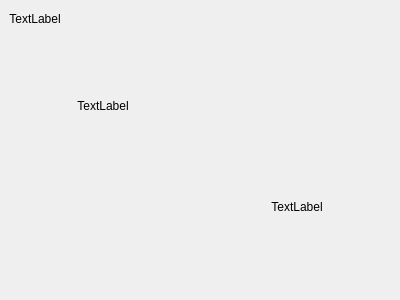
<?xml version="1.0" encoding="UTF-8"?>
<ui version="4.0">
 <class>CurrentTaskWidget</class>
 <widget class="QWidget" name="CurrentTaskWidget">
  <property name="geometry">
   <rect>
    <x>0</x>
    <y>0</y>
    <width>400</width>
    <height>300</height>
   </rect>
  </property>
  <property name="windowTitle">
   <string>Form</string>
  </property>
  <layout class="QVBoxLayout" name="verticalLayout_2">
   <property name="leftMargin">
    <number>0</number>
   </property>
   <property name="topMargin">
    <number>0</number>
   </property>
   <property name="rightMargin">
    <number>0</number>
   </property>
   <property name="bottomMargin">
    <number>0</number>
   </property>
   <item>
    <widget class="QWidget" name="mainWidget" native="true">
     <layout class="QVBoxLayout" name="verticalLayout" stretch="1,14">
      <property name="spacing">
       <number>0</number>
      </property>
      <property name="leftMargin">
       <number>0</number>
      </property>
      <property name="topMargin">
       <number>0</number>
      </property>
      <property name="rightMargin">
       <number>0</number>
      </property>
      <property name="bottomMargin">
       <number>0</number>
      </property>
      <item>
       <widget class="QWidget" name="titleWidget" native="true">
        <layout class="QHBoxLayout" name="horizontalLayout_2">
         <item>
          <widget class="QLabel" name="labTitle">
           <property name="text">
            <string>TextLabel</string>
           </property>
           <property name="alignment">
            <set>Qt::AlignCenter</set>
           </property>
          </widget>
         </item>
         <item>
          <spacer name="horizontalSpacer">
           <property name="orientation">
            <enum>Qt::Horizontal</enum>
           </property>
           <property name="sizeHint" stdset="0">
            <size>
             <width>40</width>
             <height>20</height>
            </size>
           </property>
          </spacer>
         </item>
        </layout>
       </widget>
      </item>
      <item>
       <widget class="QWidget" name="contentWidget" native="true">
        <layout class="QHBoxLayout" name="horizontalLayout">
         <item>
          <widget class="QWidget" name="leftWidget" native="true">
           <layout class="QVBoxLayout" name="verticalLayout_3">
            <item>
             <widget class="QLabel" name="labTaskName">
              <property name="minimumSize">
               <size>
                <width>0</width>
                <height>100</height>
               </size>
              </property>
              <property name="text">
               <string>TextLabel</string>
              </property>
              <property name="alignment">
               <set>Qt::AlignCenter</set>
              </property>
             </widget>
            </item>
            <item>
             <spacer name="verticalSpacer">
              <property name="orientation">
               <enum>Qt::Vertical</enum>
              </property>
              <property name="sizeHint" stdset="0">
               <size>
                <width>20</width>
                <height>20</height>
               </size>
              </property>
             </spacer>
            </item>
           </layout>
          </widget>
         </item>
         <item>
          <widget class="QWidget" name="rightWidget" native="true">
           <layout class="QVBoxLayout" name="verticalLayout_4">
            <item>
             <spacer name="verticalSpacer_2">
              <property name="orientation">
               <enum>Qt::Vertical</enum>
              </property>
              <property name="sizeHint" stdset="0">
               <size>
                <width>20</width>
                <height>40</height>
               </size>
              </property>
             </spacer>
            </item>
            <item>
             <widget class="QLabel" name="labContent">
              <property name="minimumSize">
               <size>
                <width>0</width>
                <height>150</height>
               </size>
              </property>
              <property name="text">
               <string>TextLabel</string>
              </property>
              <property name="alignment">
               <set>Qt::AlignCenter</set>
              </property>
             </widget>
            </item>
           </layout>
          </widget>
         </item>
        </layout>
       </widget>
      </item>
     </layout>
    </widget>
   </item>
  </layout>
 </widget>
 <resources/>
 <connections/>
</ui>
